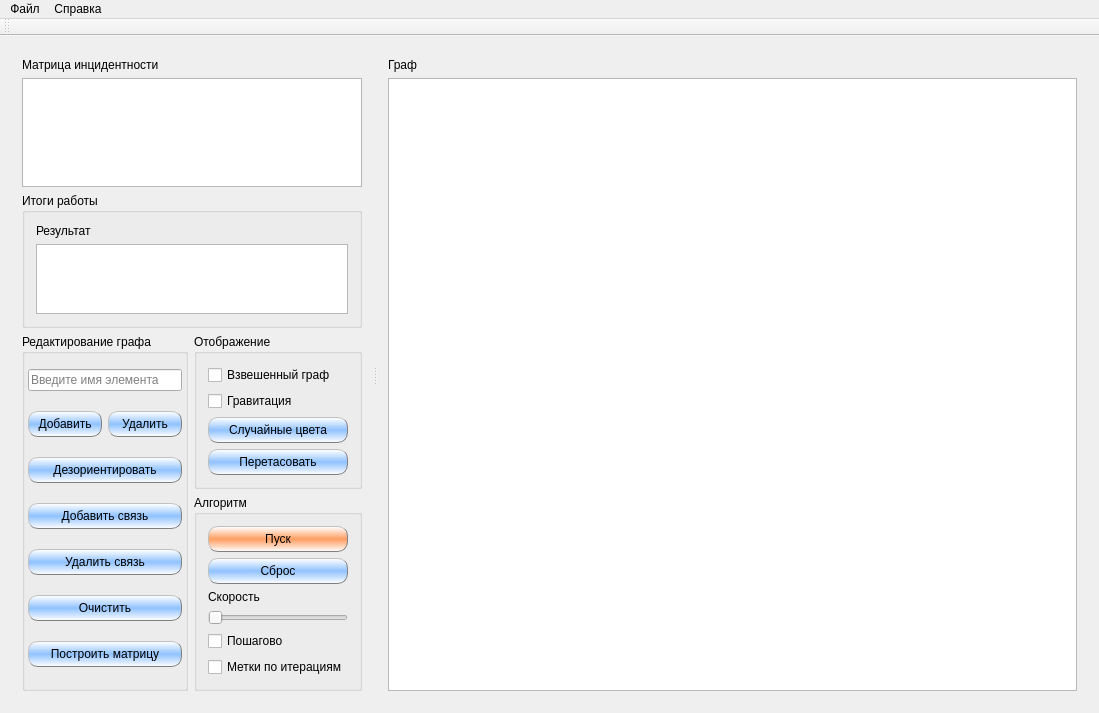
<?xml version="1.0" encoding="UTF-8"?>
<ui version="4.0">
 <class>MainWindow</class>
 <widget class="QMainWindow" name="MainWindow">
  <property name="geometry">
   <rect>
    <x>0</x>
    <y>0</y>
    <width>1099</width>
    <height>713</height>
   </rect>
  </property>
  <property name="windowTitle">
   <string>Лабораторная работа №4</string>
  </property>
  <property name="styleSheet">
   <string notr="true">QPushButton
{
	background:qlineargradient(spread:reflect, x1:0.506, y1:0.506136, x2:0.505682, y2:1, stop:0 rgba(144, 194, 255, 255), stop:1 rgba(255, 255, 255, 255));
    border-style: outset;
    border-width: 1px;
    border-radius: 10px;
    border-color: gray;
    padding: 5px;
}
QPushButton:pressed
{
	background: qlineargradient(spread:reflect, x1:0.506, y1:0.506136, x2:0.511364, y2:0.989, stop:0 rgba(85, 85, 255, 255), stop:1 rgba(144, 194, 255, 255));
}</string>
  </property>
  <widget class="QWidget" name="centralWidget">
   <layout class="QHBoxLayout" name="horizontalLayout">
    <item>
     <widget class="QSplitter" name="MainSplitter">
      <property name="sizePolicy">
       <sizepolicy hsizetype="Expanding" vsizetype="Preferred">
        <horstretch>2</horstretch>
        <verstretch>0</verstretch>
       </sizepolicy>
      </property>
      <property name="orientation">
       <enum>Qt::Horizontal</enum>
      </property>
      <widget class="QWidget" name="leftSide" native="true">
       <property name="sizePolicy">
        <sizepolicy hsizetype="Preferred" vsizetype="Preferred">
         <horstretch>2</horstretch>
         <verstretch>0</verstretch>
        </sizepolicy>
       </property>
       <layout class="QVBoxLayout" name="LeftLayout" stretch="2,1,0">
        <item>
         <layout class="QVBoxLayout" name="Matrlayout">
          <item>
           <widget class="QLabel" name="label">
            <property name="text">
             <string>Матрица инцидентности</string>
            </property>
           </widget>
          </item>
          <item>
           <widget class="QTextEdit" name="incEdit">
            <property name="font">
             <font>
              <family>Courier New</family>
             </font>
            </property>
            <property name="horizontalScrollBarPolicy">
             <enum>Qt::ScrollBarAsNeeded</enum>
            </property>
            <property name="lineWrapMode">
             <enum>QTextEdit::NoWrap</enum>
            </property>
            <property name="readOnly">
             <bool>true</bool>
            </property>
           </widget>
          </item>
         </layout>
        </item>
        <item>
         <widget class="QGroupBox" name="resultGroup">
          <property name="title">
           <string>Итоги работы</string>
          </property>
          <layout class="QVBoxLayout" name="resultLayout">
           <item>
            <widget class="QLabel" name="label_4">
             <property name="text">
              <string>Результат</string>
             </property>
            </widget>
           </item>
           <item>
            <widget class="QTextEdit" name="resEdit"/>
           </item>
          </layout>
         </widget>
        </item>
        <item>
         <layout class="QHBoxLayout" name="ControlLayout" stretch="1,1">
          <property name="sizeConstraint">
           <enum>QLayout::SetDefaultConstraint</enum>
          </property>
          <item>
           <widget class="QGroupBox" name="LeftControlGroup">
            <property name="title">
             <string>Редактирование графа</string>
            </property>
            <layout class="QVBoxLayout" name="verticalLayout">
             <property name="spacing">
              <number>6</number>
             </property>
             <property name="leftMargin">
              <number>3</number>
             </property>
             <property name="topMargin">
              <number>1</number>
             </property>
             <property name="rightMargin">
              <number>3</number>
             </property>
             <property name="bottomMargin">
              <number>2</number>
             </property>
             <item>
              <widget class="QLineEdit" name="NodeNameEdit">
               <property name="placeholderText">
                <string>Введите имя элемента</string>
               </property>
              </widget>
             </item>
             <item>
              <layout class="QHBoxLayout" name="AddDelLayout">
               <property name="spacing">
                <number>6</number>
               </property>
               <property name="sizeConstraint">
                <enum>QLayout::SetNoConstraint</enum>
               </property>
               <item>
                <widget class="QPushButton" name="addNodeButton">
                 <property name="styleSheet">
                  <string notr="true"/>
                 </property>
                 <property name="text">
                  <string>Добавить</string>
                 </property>
                </widget>
               </item>
               <item>
                <widget class="QPushButton" name="deleteNodeButton">
                 <property name="text">
                  <string>Удалить</string>
                 </property>
                </widget>
               </item>
              </layout>
             </item>
             <item>
              <widget class="QPushButton" name="desButton">
               <property name="text">
                <string>Дезориентировать</string>
               </property>
              </widget>
             </item>
             <item>
              <widget class="QPushButton" name="AddEdge">
               <property name="text">
                <string>Добавить связь</string>
               </property>
              </widget>
             </item>
             <item>
              <widget class="QPushButton" name="DeleteEdgeButton">
               <property name="text">
                <string>Удалить связь</string>
               </property>
              </widget>
             </item>
             <item>
              <widget class="QPushButton" name="ClearButton">
               <property name="text">
                <string>Очистить</string>
               </property>
              </widget>
             </item>
             <item>
              <widget class="QPushButton" name="matrButton">
               <property name="text">
                <string>Построить матрицу</string>
               </property>
              </widget>
             </item>
            </layout>
           </widget>
          </item>
          <item>
           <layout class="QVBoxLayout" name="RightContolLayoyt" stretch="0,0">
            <item>
             <widget class="QGroupBox" name="ImageControlGroup">
              <property name="title">
               <string>Отображение</string>
              </property>
              <layout class="QVBoxLayout" name="verticalLayout_2">
               <item>
                <widget class="QCheckBox" name="weighBox">
                 <property name="text">
                  <string>Взвешенный граф</string>
                 </property>
                </widget>
               </item>
               <item>
                <widget class="QCheckBox" name="gravityBox">
                 <property name="text">
                  <string>Гравитация</string>
                 </property>
                </widget>
               </item>
               <item>
                <widget class="QPushButton" name="colorButton">
                 <property name="text">
                  <string>Случайные цвета</string>
                 </property>
                </widget>
               </item>
               <item>
                <widget class="QPushButton" name="shuffleButton">
                 <property name="text">
                  <string>Перетасовать</string>
                 </property>
                </widget>
               </item>
              </layout>
             </widget>
            </item>
            <item>
             <widget class="QGroupBox" name="AlgContolBox">
              <property name="title">
               <string>Алгоритм</string>
              </property>
              <layout class="QVBoxLayout" name="verticalLayout_3">
               <property name="sizeConstraint">
                <enum>QLayout::SetDefaultConstraint</enum>
               </property>
               <item>
                <widget class="QPushButton" name="pushButton">
                 <property name="styleSheet">
                  <string notr="true">QPushButton
{
background: qlineargradient(spread:reflect, x1:0.506, y1:0.506136, x2:0.505682, y2:1, stop:0 rgba(255, 157, 97, 255), stop:1 rgba(255, 255, 255, 255));
}
QPushButton:pressed
{
background: qlineargradient(spread:reflect, x1:0.506, y1:0.506136, x2:0.505682, y2:1, stop:0 rgba(255, 85, 0, 255), stop:1 rgba(255, 157, 97, 255));
}
</string>
                 </property>
                 <property name="text">
                  <string>Пуск</string>
                 </property>
                </widget>
               </item>
               <item>
                <widget class="QPushButton" name="clrMarksButton">
                 <property name="text">
                  <string>Сброс</string>
                 </property>
                </widget>
               </item>
               <item>
                <widget class="QLabel" name="label_6">
                 <property name="text">
                  <string>Скорость</string>
                 </property>
                </widget>
               </item>
               <item>
                <widget class="QSlider" name="speedSlider">
                 <property name="maximum">
                  <number>1000</number>
                 </property>
                 <property name="orientation">
                  <enum>Qt::Horizontal</enum>
                 </property>
                </widget>
               </item>
               <item>
                <widget class="QCheckBox" name="stepBox">
                 <property name="text">
                  <string>Пошагово</string>
                 </property>
                 <property name="checked">
                  <bool>false</bool>
                 </property>
                </widget>
               </item>
               <item>
                <widget class="QCheckBox" name="checkBox">
                 <property name="text">
                  <string>Метки по итерациям</string>
                 </property>
                </widget>
               </item>
              </layout>
             </widget>
            </item>
           </layout>
          </item>
         </layout>
        </item>
       </layout>
      </widget>
      <widget class="QWidget" name="rightSide" native="true">
       <property name="sizePolicy">
        <sizepolicy hsizetype="Preferred" vsizetype="Preferred">
         <horstretch>5</horstretch>
         <verstretch>0</verstretch>
        </sizepolicy>
       </property>
       <layout class="QVBoxLayout" name="graphLayout" stretch="0,0">
        <item>
         <widget class="QLabel" name="label_3">
          <property name="text">
           <string>Граф</string>
          </property>
         </widget>
        </item>
        <item>
         <widget class="QGraphicsView" name="graphicsView">
          <property name="sizeAdjustPolicy">
           <enum>QAbstractScrollArea::AdjustIgnored</enum>
          </property>
          <property name="resizeAnchor">
           <enum>QGraphicsView::AnchorViewCenter</enum>
          </property>
         </widget>
        </item>
       </layout>
      </widget>
     </widget>
    </item>
   </layout>
  </widget>
  <widget class="QMenuBar" name="menuBar">
   <property name="geometry">
    <rect>
     <x>0</x>
     <y>0</y>
     <width>1099</width>
     <height>21</height>
    </rect>
   </property>
   <widget class="QMenu" name="menu">
    <property name="title">
     <string>Файл</string>
    </property>
    <addaction name="open_action"/>
    <addaction name="save_action"/>
    <addaction name="save_pos_action"/>
    <addaction name="separator"/>
    <addaction name="exit_action"/>
   </widget>
   <widget class="QMenu" name="menu_2">
    <property name="title">
     <string>Справка</string>
    </property>
    <addaction name="help_action"/>
    <addaction name="about_action"/>
   </widget>
   <addaction name="menu"/>
   <addaction name="menu_2"/>
  </widget>
  <widget class="QToolBar" name="mainToolBar">
   <attribute name="toolBarArea">
    <enum>TopToolBarArea</enum>
   </attribute>
   <attribute name="toolBarBreak">
    <bool>false</bool>
   </attribute>
  </widget>
  <action name="open_action">
   <property name="text">
    <string>Открыть граф</string>
   </property>
  </action>
  <action name="exit_action">
   <property name="text">
    <string>Выход</string>
   </property>
  </action>
  <action name="save_action">
   <property name="text">
    <string>Сохранить граф</string>
   </property>
  </action>
  <action name="save_pos_action">
   <property name="text">
    <string>Сохранить с позициями</string>
   </property>
  </action>
  <action name="about_action">
   <property name="text">
    <string>О программе</string>
   </property>
  </action>
  <action name="help_action">
   <property name="text">
    <string>Справка</string>
   </property>
   <property name="shortcut">
    <string>F1</string>
   </property>
  </action>
 </widget>
 <layoutdefault spacing="6" margin="11"/>
 <resources/>
 <connections/>
</ui>
